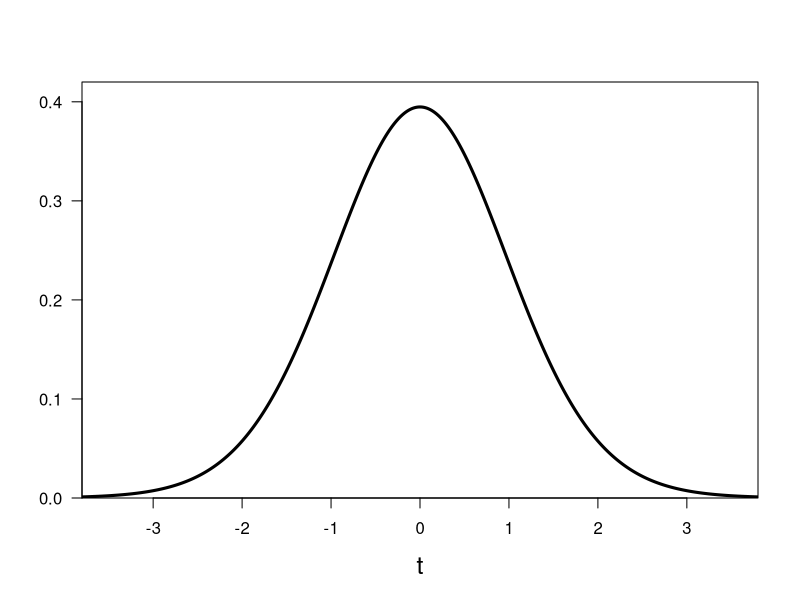

Write R code to recreate this figure. (Note: this script raises an error after producing the figure.)
print('file: NHST-t-test-pvalue.R')
print(date())
# plot data & mu0, SE, 1-sample-t-test 
x = c(1.5,0.3,1.8,-1.4,0.8,3.0,-0.3,0.2,-0.4,1.9,0.0,0.3,-1.0,
      1.2,3.8,0.5,-0.8,2.0,1.1,1.2,-0.4,2.7,0.5,-1.4,1.1)
T0 = 0   # hypothesized temperature of null hypothesis H0
xmean = mean(x); print(c(round(xmean,2),'sample mean (deg.C)'))
n = length(x); print(c(n,'sample size n'))   # sample size
SE = sd(x)/sqrt(n)
print(c(round(sd(x),2),'s = sd(x) (deg.C)'))
print(c(round(var(x),2),'s = var(x) (deg.C)^2'))
print(c(round(SE,4),'standard error of the mean (deg.C)'))
dis = (xmean-T0)/SE; print(c(round(dis,3),'t = (xmean-mu0)/SE'))
tvalue = (xmean-T0)/SE; print(c(round(tvalue,3),'tvalue (pedestrian)'))
tobs = as.numeric(t.test(x,mu=T0)$statistic); print(c(round(tobs,3),'tvalue = tobs (t-test)'))
tobsr = round(tobs,3)
pvalue = t.test(x)$p.value; pr = round(pvalue,3); phr = round(pvalue/2,3)
nu = n-1
tarr = seq(-4,4,0.01)
ftarr = dt(tarr,nu)
alpha = 0.05
tc = -qt(alpha/2,nu); tcr = round(tc,3)
# --------------------------------------------------------------------------------------
# png('Zar10Ex7d1pvalue191117.png',width=16,height=16,units='cm',res=300)
plot(tarr,ftarr,type='l',lwd=3,col='black',
     xlab='t',ylab=NA,las=1,cex=0.4,xlim=c(-3.8,3.8),
     ylim=c(0,0.42),xaxs='i',yaxs='i',cex.lab=1.5)
title(ylab=TeX('$Student-t(t;\\,\\nu = 24)$'),line=2.5,cex.lab=1.5)
x1=tobs; x2=max(tarr); y1=dt(x1,nu); y2=dt(x2,nu); dx=(x2-x1)/50; 
xn=seq(x1,x2,dx); yn=dt(xn,nu); xf=c(x2,x1,xn); yf=c(0,0,yn) 
polygon(xf,yf,col='blue')
x1=min(tarr); x2=-tobs; y1=dt(x1,nu); y2=dt(x2,nu); dx=(x2-x1)/50; 
xn=seq(x1,x2,dx); yn=dt(xn,nu); xf=c(x2,x1,xn); yf=c(0,0,yn) 
polygon(xf,yf,col='blue')
text(0,0.05,bquote(~alpha == .(alpha)),col='red',pos=1,cex=1.5)
text(0,0.1,bquote(~t[c] == .(tcr)),col='red',pos=1,cex=1.5)
text(0,0.15,bquote(~t[obs] == .(tobsr)),col='blue',pos=1,cex=1.5)
text(0,0.2,bquote(~p == .(pr)),col='blue',pos=1,cex=1.5)
abline(v=tobs,col='blue',lty=1)
abline(v=-tobs,col='blue',lty=1)
text(2.713,0.35,TeX('$t_{obs}$'),col='blue',pos=4,cex=1.5)
text(-3.7,0.35,TeX('$-t_{obs}$'),col='blue',pos=4,cex=1.5)
text(-3.8,0.04,as.character(phr),col='blue',pos=4,cex=1.5)
text(2.713,0.04,as.character(phr),col='blue',pos=4,cex=1.5)
abline(v=tc,col='red',lty=2)
abline(v=-tc,col='red',lty=2)
text(tc-0.6,0.35,TeX('$t_c$'),col='red',pos=4,cex=1.5)
text(-tc,0.35,TeX('$-t_c$'),col='red',pos=4,cex=1.5)
# dev.off()
# -----------------------------------------------------------------------------
# Results:
# "file: NHST-t-test-pvalue.R"
# "Sun Dec 18 09:25:47 2022"
# "0.73"          "sample mean (deg.C)"
# "25"            "sample size n"
# "1.34"          "s = sd(x) (deg.C)"
# "1.8"           "s = var(x) (deg.C)^2"
# "0.2684"        "standard error of the mean (deg.C)"
# "2.713"         "t = (xmean-mu0)/SE"
# "2.713"          "tvalue (pedestrian)"
# "2.713"          "tvalue = tobs (t-test)"
# -----------------------------------------------------------------------------
